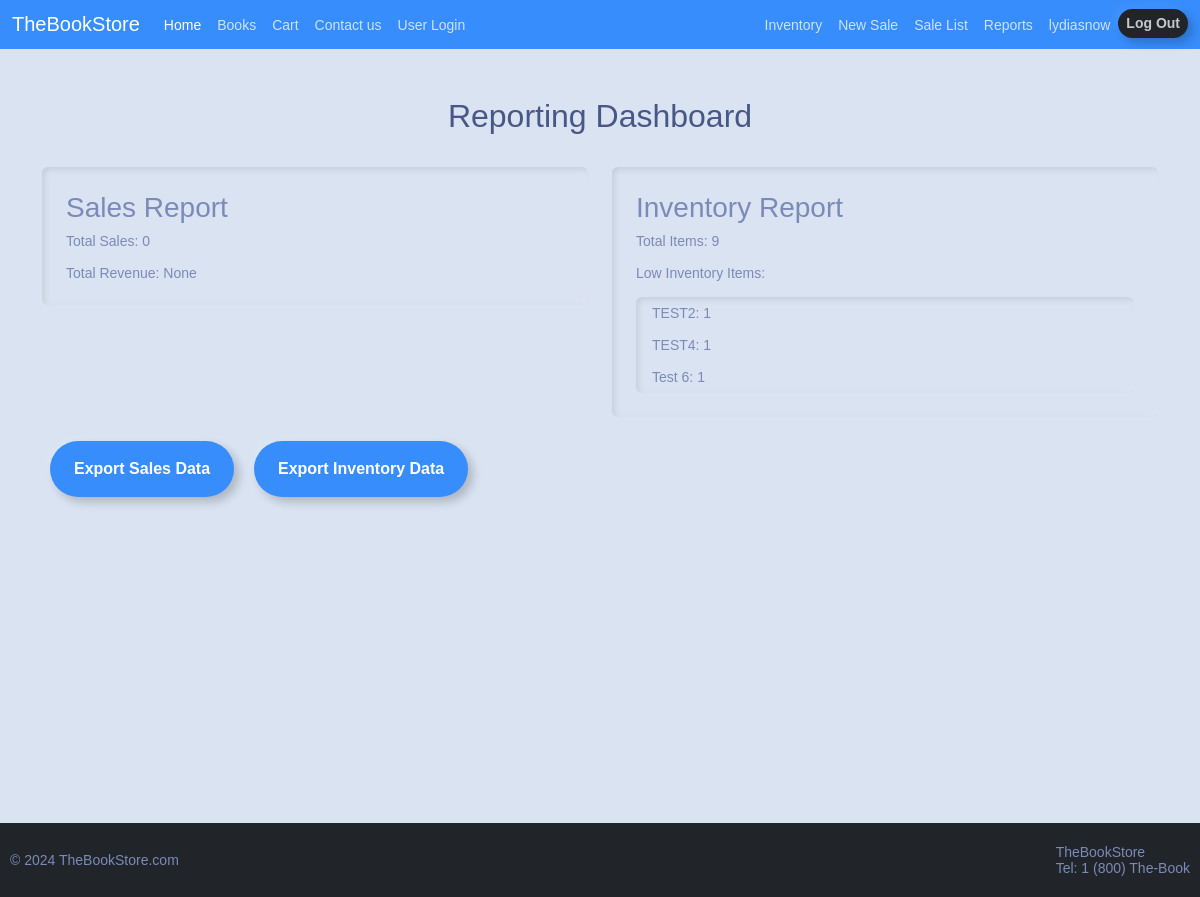
The page /reports/ (signed in) on the database as committed earlier.
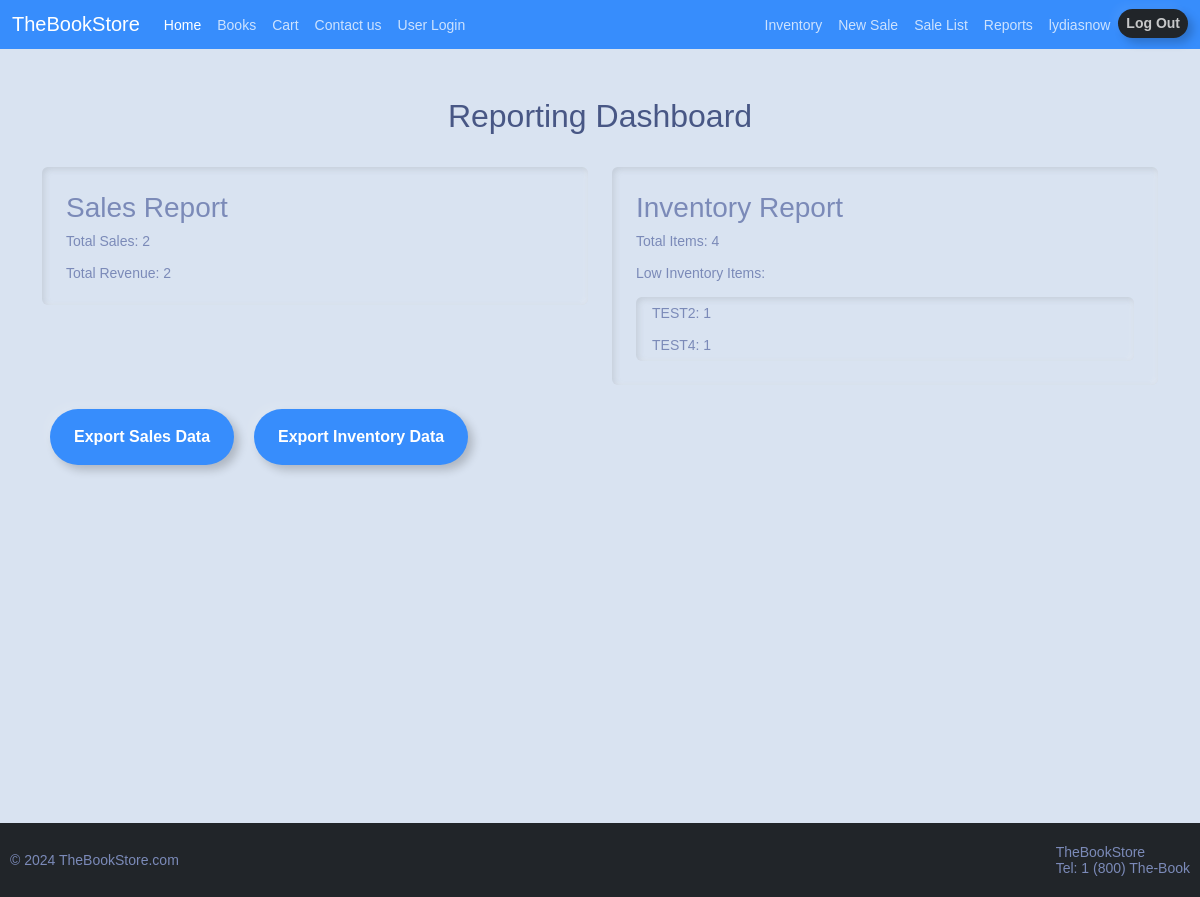
The same page on the database as committed later.
### inventory/models.py (models this page shows, shortened)
class InventoryItem(models.Model):
	name = models.CharField(max_length=200)
	quantity = models.IntegerField()
	author = models.ForeignKey('Author', on_delete=models.SET_NULL, blank=True, null=True)
	ISBN = models.CharField(max_length=13, unique=True, validators=[MinLengthValidator(13)])
	date_created = models.DateTimeField(auto_now_add=True)
	user = models.ForeignKey(User, on_delete=models.CASCADE) #if user deleted, all their invtoryitems are deleted
	threshold = models.IntegerField(default=1)
	reordered = models.BooleanField(default=False)
	description = models.TextField(blank=True, null=True)

### inventory/views.py (the view)
# urls.py: path('reports/', ReportView.as_view(), name = 'report'),
class ReportView(LoginRequiredMixin, ListView):
    model = Sale
    template_name = 'inventory/report.html'
    context_object_name = 'sales'
    def get_context_data(self, **kwargs):
        context = super().get_context_data(**kwargs)
        total_sales = Sale.objects.count()
        total_revenue = Sale.objects.aggregate(models.Sum('total_amount'))['total_amount__sum']
        context['total_sales'] = total_sales
        context['total_revenue'] = total_revenue
        total_items = InventoryItem.objects.count()
        low_inventory_items = InventoryItem.objects.filter(quantity__lte=1)  # Adjust threshold as needed
        context['total_items'] = total_items
        context['low_inventory_items'] = low_inventory_items
        return context

### inventory/templates/inventory/report.html (shortened to what this page needs)
{% extends 'inventory/base.html' %}
{% block content %}
<div class="container mt-5">
    <div class="row">
        <div class="col-12 text-center mb-4">
            <h2>Reporting Dashboard</h2>
        </div>
    </div>
    <div class="row">
        <div class="col-md-6 col-12 mx-auto">
            <div class="card mb-4">
                <div class="card-body">
                    <h3 class="card-title">Sales Report</h3>
                    <p class="card-text">Total Sales: {{ total_sales }}</p>
                    <p class="card-text">Total Revenue: {{ total_revenue }}</p>
                </div>
            </div>
        </div>
        <div class="col-md-6 col-12 mx-auto">
            <div class="card mb-4">
                <div class="card-body">
                    <h3 class="card-title">Inventory Report</h3>
                    <p class="card-text">Total Items: {{ total_items }}</p>
                    <p class="card-text">Low Inventory Items:</p>
                    <ul class="list-group">
                        {% for item in low_inventory_items %}
                            <li class="list-group-item">{{ item.name }}: {{ item.quantity }}</li>
                        {% endfor %}
                    </ul>
                </div>
            </div>
        </div>
    </div>
                <a href="{% url 'export_sales' %}" class="btn btn-outline-primary mx-2">Export Sales Data</a>
                <a href="{% url 'export_inventory' %}" class="btn btn-outline-primary mx-2">Export Inventory Data</a>
</div>
{% endblock %}

Rows that differ between the two databases and show on the page:
removed InventoryItem: name "Test 6", quantity "1"
Other text that changed with them:
{{ total_sales }}: "0" → "2"
{{ total_revenue }}: "None" → "2"
{{ total_items }}: "9" → "4"
